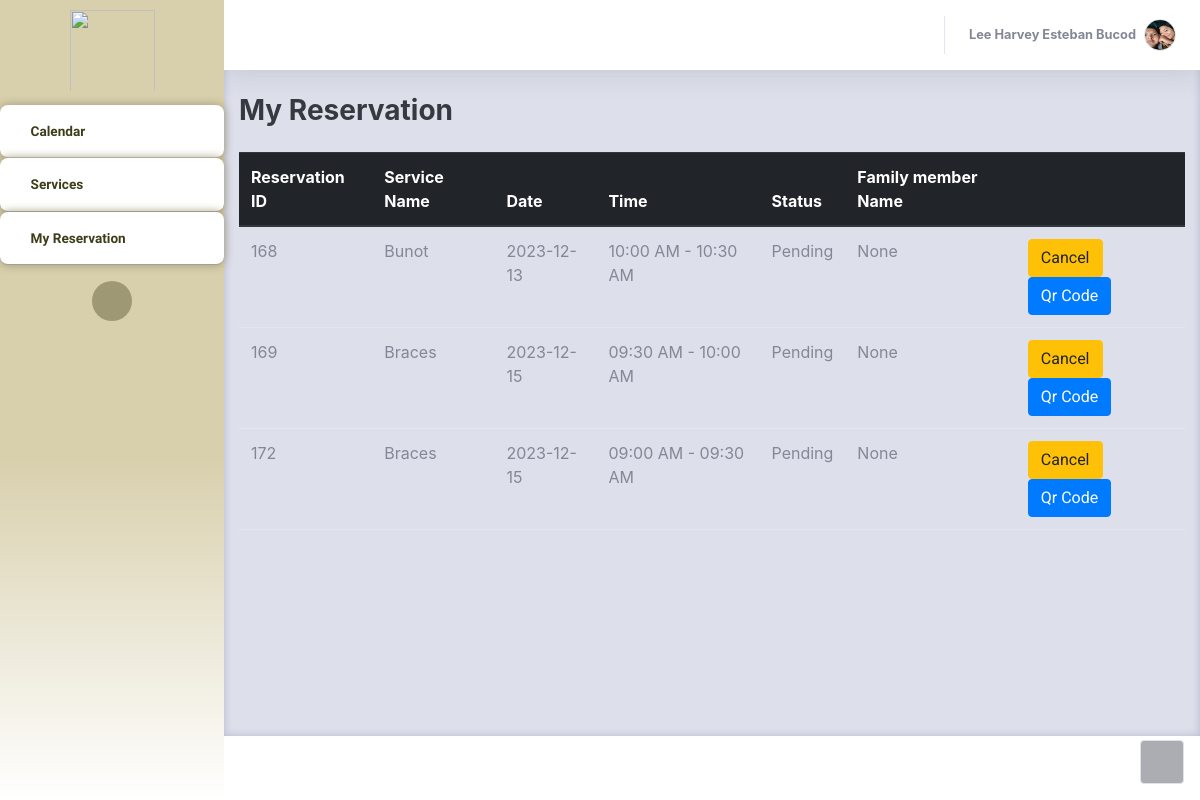
/Thesis1/Admin/PatientsOwnReservation.php (signed in), run on an earlier commit of the app's database.
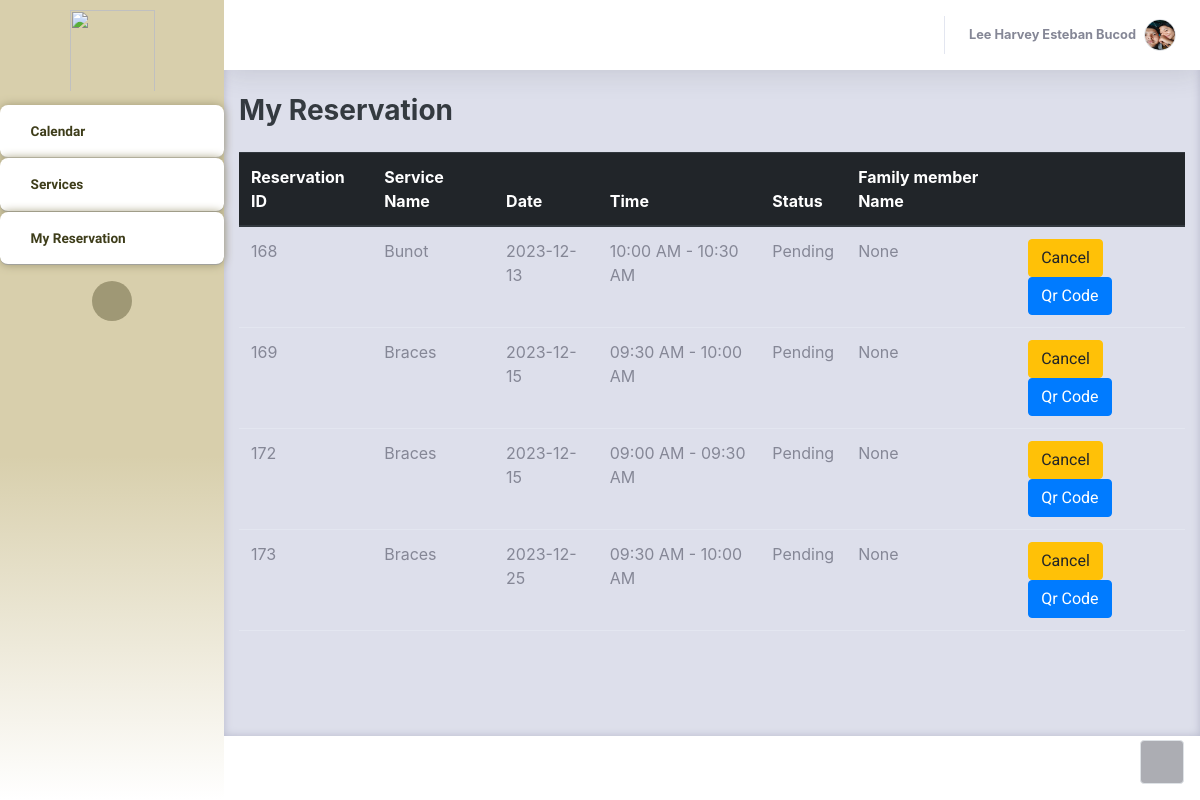
And on a later commit of the database.
### tables this page shows
CREATE TABLE `bookinglog` (
  `resID` int(11) NOT NULL,
  `userID` int(11) NOT NULL,
  `serviceName` varchar(255) NOT NULL,
  `date` date NOT NULL,
  `timeslot` varchar(255) NOT NULL,
  `remarks` varchar(255) NOT NULL,
  `admin_remarks` varchar(255) NOT NULL DEFAULT 'None',
  `walk_in_name` varchar(255) NOT NULL DEFAULT 'None',
  `status` varchar(255) NOT NULL,
  `FamMemberName` varchar(255) NOT NULL DEFAULT 'N/A',
  `confirmationHash` varchar(255) NOT NULL,
  `timestamp` timestamp NOT NULL DEFAULT current_timestamp() ON UPDATE current_timestamp(),
  `totalServicePay` int(11) NOT NULL
);

### Thesis1/Admin/PatientsOwnReservation.php (the view, shortened to what the changed rows need)
<?php
     $con = connection();
     $userID = $_SESSION['UserID'];
?>
<!DOCTYPE html>
<html lang="en">
<head>
    <link rel="stylesheet" href="assets/bootstrap/css/bootstrap.min.css">
    <link rel="stylesheet" href="assets/fonts/fontawesome-all.min.css">
    <link rel="stylesheet" href="assets/fonts/ionicons.min.css">
    <link rel="stylesheet" href="assets/css/aguilaraldo1_section_contact.css">
    <link rel="stylesheet" href="assets/css/Availability---Manage-availability-bookings-appointments_v1.css">
    <link rel="stylesheet" href="assets/css/Basic-Footer.css">
    <link rel="stylesheet" href="assets/css/Black-Navbar.css">
    <link rel="stylesheet" href="assets/css/Block-Responsive-Item-List.css">
    <link rel="stylesheet" href="assets/css/Bootstrap-Calendar.css">
    <link rel="stylesheet" href="assets/css/carousel-circulo.css">
    <link rel="stylesheet" href="assets/css/Carousel-Hero-1.css">
    <link rel="stylesheet" href="assets/css/Carousel-Hero.css">
    <link rel="stylesheet" href="assets/css/Diagonal-div-section.css">
    <link rel="stylesheet" href="assets/css/Feature-Section-MD.css">
    <link rel="stylesheet" href="https://djpsoftwarecdn.azureedge.net/availabilitycss-v1/availability.min.css">
    <link rel="stylesheet" href="assets/css/Login-Form-Basic-icons.css">
    <link rel="stylesheet" href="assets/css/Ultimate-Event-Calendar.css">
</head>
<body id="page-top">
    <div id="wrapper">
        <div class="d-flex flex-column" id="content-wrapper">
            <div id="content" style="background: var(--bs-gray-300);color: var(--bs-black);border-color: var(--bs-yellow);box-shadow: inset 0px 0px 9px var(--bs-gray-500);">
                <div class="container-fluid">
                    <div class="row">
                        <div class="col-md-12 col-xl-12">
                            <div class="table-responsive">
                                <table class="table">
                                    <thead class="thead-dark">
                                        <tr>
                                            <th>Reservation ID</th>
                                            <th>Service Name</th>
                                            <th>Date</th>
                                            <th>Time</th>
                                            <th>Status</th>
                                            <th>Family member Name</th>
                                            <th></th>
                                        </tr>
                                    </thead>
                                    <tbody>
                                      <?php
                                          $sqlstmt = "SELECT `resID`,`serviceName`, `date`, `timeslot`, `status`, `FamMemberName` FROM `bookinglog` WHERE userID = '$userID' AND status = 'Pending'";
                                          $exe = $con-> query($sqlstmt);
                                          while ($row = mysqli_fetch_assoc($exe)) {
                                            $resID = $row['resID'];
                                            $serviceNAme = $row['serviceName'];
                                            $sdate = $row['date'];
                                            $tslot = $row['timeslot'];
                                            $stat = $row['status'];
                                            $famMember = $row['FamMemberName'];
                                            echo '<tr>
                                        <td>'.$resID.'</td>
                                        <td>'.$serviceNAme.'</td>
                                        <td>'.$sdate.'</td>
                                        <td>'.$tslot.'</td>
                                        <td>'.$stat.'</td>
                                        <td>'.$famMember.'</td>
                                        <td>
                                        <button"><a href = "PatientsOwnReservation.php?cancelID='.$resID.'" class ="btn btn-warning">Cancel</a></button>
                                        <button"><a href = "patientsQrcode.php?qrID='.$resID.'" class ="btn btn-primary">Qr Code</a></button>
                                        </td>
                                        </tr>';
                                          }
                                      ?>
                                    </tbody>
                                </table>
                            </div>
                        </div>
                    </div>
                </div>
            </div>
        </div><a class="border rounded d-inline scroll-to-top" href="#page-top"><i class="fas fa-angle-up"></i></a>
    </div>
    <link rel="stylesheet" href="https://cdn.jsdelivr.net/npm/bootstrap@4.0.0/dist/css/bootstrap.min.css">
</body>
</html>

What changed in the data, as far as the page shows it:
added bookinglog: resID "173", serviceName "Braces", date "2023-12-25", timeslot "09:30 AM - 10:00 AM", status "Pending", FamMemberName "None"
